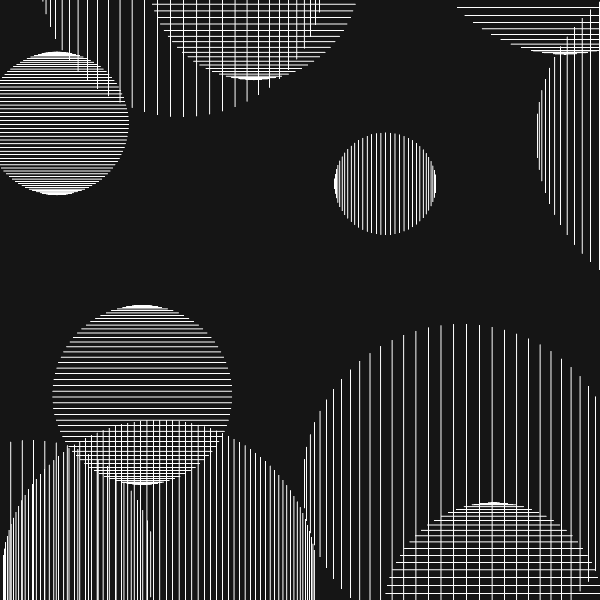
Frame 1 (no input)
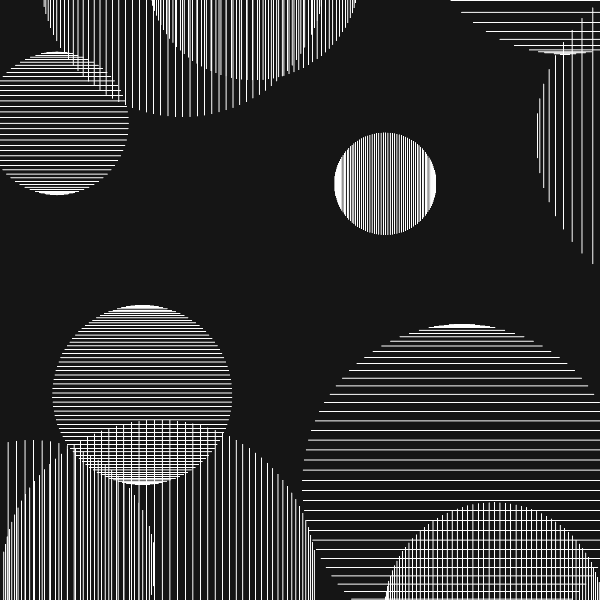
Frame 2 (the mouse pressed at the canvas centre, redrawn once)

The p5.js sketch that drew these frames (run headless with seeded random() and noise() and a simulated clock; the mouse was pressed at the canvas centre and the sketch redrawn once):

// p5.js sketch
// ── sketch.js
let palletes = [
  ["#5F8670", "#FF9800", "#B80000", "#820300"],
  ["#7D0A0A", "#BF3131", "#EAD196", "#F3EDC8"],
];
let colors = [];
let circles = [];

function setup() {
  createCanvas(600, 600);
  smooth();
  pixelDensity(4);

  noLoop();
  angleMode(DEGREES);

  colors = random(palletes);

  for (let i = 0; i < random(8, 18); i++) {
    const rad = random(30, 200);
    const x = random(-rad, width + rad);
    const y = random(-rad, height + rad);
    circles.push({ x, y, rad });
  }
}

function draw() {
  background(21);

  circles.forEach(({ x, y, rad }) => {
    let num = random(30, 70);
    strokeWeight(1);

    stroke(255);
    if (random() > 0.5) {
      for (let i = 0; i < num; i++) {
        const m = map(i, 0, num - 1, num / (num / 10), 180 - num / (num / 10));
        const lx = cos(m) * rad + x;
        const ly0 = sin(m) * rad + y;
        const ly1 = -sin(m) * rad + y;

        line(lx, ly1, lx, ly0);
      }
    } else {
      for (let i = 0; i < num; i++) {
        const m = map(
          i,
          0,
          num - 1,
          270 + num / (num / 10),
          90 - num / (num / 10)
        );
        const ly = sin(m) * rad + y;
        const lx0 = cos(m) * rad + x;
        const lx1 = -cos(m) * rad + x;

        line(lx0, ly, lx1, ly);
      }
    }
  });
}
